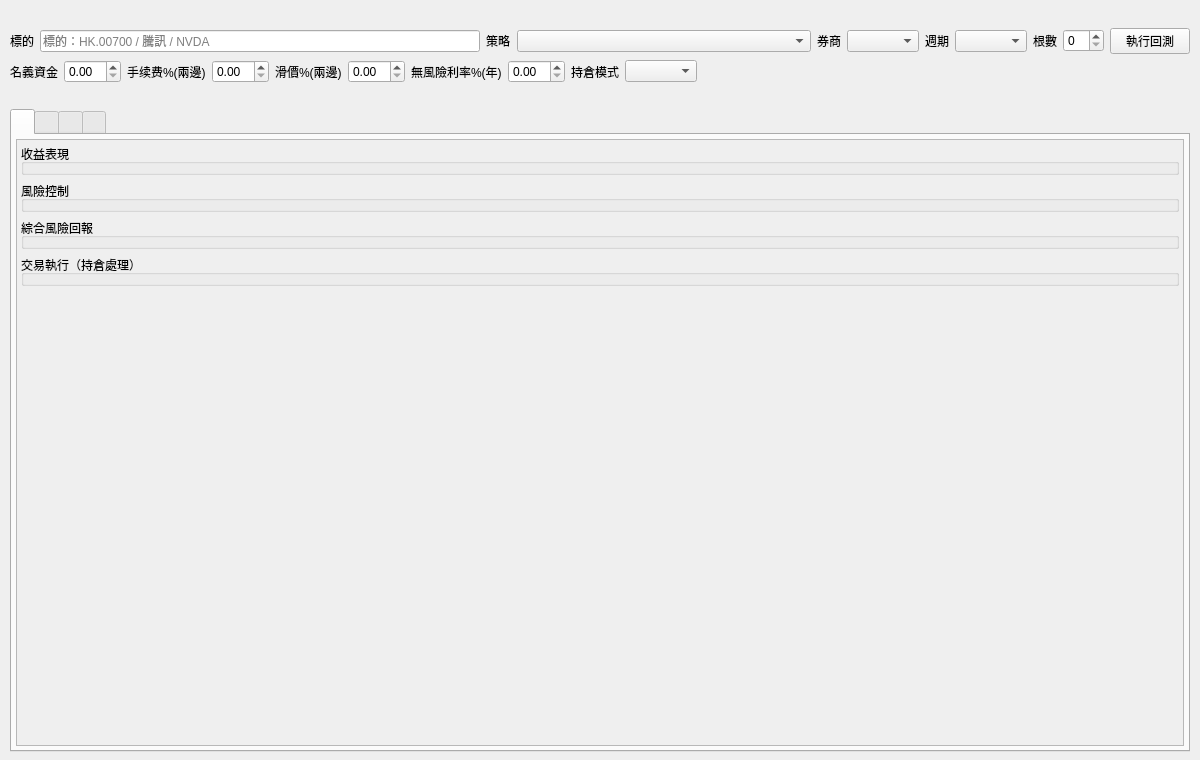
<?xml version="1.0" encoding="UTF-8"?>
<ui version="4.0">
 <class>BacktestPage</class>
 <widget class="QWidget" name="backtest_page">
  <property name="geometry">
   <rect>
    <x>0</x>
    <y>0</y>
    <width>1200</width>
    <height>760</height>
   </rect>
  </property>
  <layout class="QVBoxLayout" name="pageLayout">
   <property name="leftMargin"><number>10</number></property>
   <property name="topMargin"><number>8</number></property>
   <property name="rightMargin"><number>10</number></property>
   <property name="bottomMargin"><number>8</number></property>
   <property name="spacing"><number>6</number></property>
   <!-- 頁級使用說明（文案屬 i18n → backtest_page.py _TEXT）：先講流程與結果喺邊度 -->
   <item>
    <widget class="QLabel" name="bt_page_note">
     <property name="sizePolicy">
      <sizepolicy hsizetype="Expanding" vsizetype="Preferred">
       <horstretch>0</horstretch><verstretch>0</verstretch>
      </sizepolicy>
     </property>
     <property name="wordWrap"><bool>true</bool></property>
     <property name="text"><string/></property>
    </widget>
   </item>
   <!-- 輸入行 1：標的 / 策略 / 券商 / 週期 / 根數 / 執行。
        選項內容（券商名單、11 週期、策略清單）屬資料 → backtest_page.py 按 registry 填 -->
   <item>
    <layout class="QHBoxLayout" name="paramRow">
     <property name="spacing"><number>6</number></property>
     <item>
      <widget class="QLabel" name="bt_symbol_lbl">
       <property name="text"><string>標的</string></property>
      </widget>
     </item>
     <item>
      <widget class="QLineEdit" name="bt_symbol">
       <property name="sizePolicy">
        <sizepolicy hsizetype="Expanding" vsizetype="Fixed">
         <horstretch>3</horstretch><verstretch>0</verstretch>
        </sizepolicy>
       </property>
       <property name="placeholderText"><string>標的：HK.00700 / 騰訊 / NVDA</string></property>
      </widget>
     </item>
     <item>
      <widget class="QLabel" name="bt_strategy_lbl">
       <property name="text"><string>策略</string></property>
      </widget>
     </item>
     <item>
      <widget class="QComboBox" name="bt_strategy">
       <property name="sizePolicy">
        <sizepolicy hsizetype="Expanding" vsizetype="Fixed">
         <horstretch>2</horstretch><verstretch>0</verstretch>
        </sizepolicy>
       </property>
      </widget>
     </item>
     <item>
      <widget class="QLabel" name="bt_broker_lbl">
       <property name="text"><string>券商</string></property>
      </widget>
     </item>
     <item>
      <widget class="QComboBox" name="bt_broker"/>
     </item>
     <item>
      <widget class="QLabel" name="bt_ktype_lbl">
       <property name="text"><string>週期</string></property>
      </widget>
     </item>
     <item>
      <widget class="QComboBox" name="bt_ktype"/>
     </item>
     <item>
      <widget class="QLabel" name="bt_bars_lbl">
       <property name="text"><string>根數</string></property>
      </widget>
     </item>
     <item>
      <widget class="QSpinBox" name="bt_bars"/>
     </item>
     <item>
      <widget class="QPushButton" name="bt_run_btn">
       <property name="text"><string>執行回測</string></property>
      </widget>
     </item>
    </layout>
   </item>
   <!-- 輸入行 2：成本／資金／持倉模式（範圍與選項由 gateway/backtest.py + position_model 定，呢度只排版）-->
   <item>
    <layout class="QHBoxLayout" name="costRow">
     <property name="spacing"><number>6</number></property>
     <item>
      <widget class="QLabel" name="bt_capital_lbl">
       <property name="text"><string>名義資金</string></property>
      </widget>
     </item>
     <item>
      <widget class="QDoubleSpinBox" name="bt_capital"/>
     </item>
     <item>
      <widget class="QLabel" name="bt_fee_lbl">
       <property name="text"><string>手续费%(兩邊)</string></property>
      </widget>
     </item>
     <item>
      <widget class="QDoubleSpinBox" name="bt_fee"/>
     </item>
     <item>
      <widget class="QLabel" name="bt_slip_lbl">
       <property name="text"><string>滑價%(兩邊)</string></property>
      </widget>
     </item>
     <item>
      <widget class="QDoubleSpinBox" name="bt_slip"/>
     </item>
     <item>
      <widget class="QLabel" name="bt_rf_lbl">
       <property name="text"><string>無風險利率%(年)</string></property>
      </widget>
     </item>
     <item>
      <widget class="QDoubleSpinBox" name="bt_rf"/>
     </item>
     <item>
      <widget class="QLabel" name="bt_mode_lbl">
       <property name="text"><string>持倉模式</string></property>
      </widget>
     </item>
     <item>
      <widget class="QComboBox" name="bt_mode"/>
     </item>
     <item>
      <widget class="QLabel" name="bt_note">
       <property name="sizePolicy">
        <sizepolicy hsizetype="Expanding" vsizetype="Preferred">
         <horstretch>0</horstretch><verstretch>0</verstretch>
        </sizepolicy>
       </property>
       <property name="text"><string/></property>
      </widget>
     </item>
    </layout>
   </item>
   <item>
    <layout class="QHBoxLayout" name="statusRow">
     <item>
      <widget class="QLabel" name="bt_status">
       <property name="sizePolicy">
        <sizepolicy hsizetype="Expanding" vsizetype="Preferred">
         <horstretch>0</horstretch><verstretch>0</verstretch>
        </sizepolicy>
       </property>
       <property name="text"><string/></property>
      </widget>
     </item>
    </layout>
   </item>
   <!-- 結果區：指標卡（四組）／交易明細／被忽略訊號／覆核圖 四個 tab。
        tab 標題屬文案 → backtest_page.py 用 setTabText（QTabWidget 嘅 tab 唔係 widget，apply_text 管唔到）-->
   <item>
    <widget class="QTabWidget" name="bt_tabs">
     <property name="sizePolicy">
      <sizepolicy hsizetype="Expanding" vsizetype="Expanding">
       <horstretch>0</horstretch><verstretch>1</verstretch>
      </sizepolicy>
     </property>
     <widget class="QWidget" name="tab_metrics">
      <attribute name="title"><string/></attribute>
      <layout class="QVBoxLayout" name="tabMetricsLayout">
       <property name="leftMargin"><number>4</number></property>
       <property name="topMargin"><number>4</number></property>
       <property name="rightMargin"><number>4</number></property>
       <property name="bottomMargin"><number>4</number></property>
       <item>
        <widget class="QScrollArea" name="bt_cards_area">
         <property name="widgetResizable"><bool>true</bool></property>
         <widget class="QWidget" name="bt_cards_host">
          <property name="geometry">
           <rect><x>0</x><y>0</y><width>1100</width><height>500</height></rect>
          </property>
          <layout class="QVBoxLayout" name="bt_cards_col">
           <property name="leftMargin"><number>4</number></property>
           <property name="topMargin"><number>4</number></property>
           <property name="rightMargin"><number>4</number></property>
           <property name="bottomMargin"><number>4</number></property>
           <property name="spacing"><number>6</number></property>
           <!-- 四組指標卡：卡嘅數量／內容 = METRIC_DEFS（資料）→ backtest_page.py 填進各 grid slot -->
           <item>
            <widget class="QGroupBox" name="bt_grp_ret">
             <property name="title"><string>收益表現</string></property>
             <layout class="QVBoxLayout" name="bt_grp_ret_col">
              <property name="leftMargin"><number>6</number></property>
              <property name="topMargin"><number>4</number></property>
              <property name="rightMargin"><number>6</number></property>
              <property name="bottomMargin"><number>4</number></property>
              <item>
               <layout class="QGridLayout" name="bt_grid_ret"/>
              </item>
             </layout>
            </widget>
           </item>
           <item>
            <widget class="QGroupBox" name="bt_grp_risk">
             <property name="title"><string>風險控制</string></property>
             <layout class="QVBoxLayout" name="bt_grp_risk_col">
              <property name="leftMargin"><number>6</number></property>
              <property name="topMargin"><number>4</number></property>
              <property name="rightMargin"><number>6</number></property>
              <property name="bottomMargin"><number>4</number></property>
              <item>
               <layout class="QGridLayout" name="bt_grid_risk"/>
              </item>
             </layout>
            </widget>
           </item>
           <item>
            <widget class="QGroupBox" name="bt_grp_adj">
             <property name="title"><string>綜合風險回報</string></property>
             <layout class="QVBoxLayout" name="bt_grp_adj_col">
              <property name="leftMargin"><number>6</number></property>
              <property name="topMargin"><number>4</number></property>
              <property name="rightMargin"><number>6</number></property>
              <property name="bottomMargin"><number>4</number></property>
              <item>
               <layout class="QGridLayout" name="bt_grid_adj"/>
              </item>
             </layout>
            </widget>
           </item>
           <item>
            <widget class="QGroupBox" name="bt_grp_exec">
             <property name="title"><string>交易執行（持倉處理）</string></property>
             <layout class="QVBoxLayout" name="bt_grp_exec_col">
              <property name="leftMargin"><number>6</number></property>
              <property name="topMargin"><number>4</number></property>
              <property name="rightMargin"><number>6</number></property>
              <property name="bottomMargin"><number>4</number></property>
              <item>
               <layout class="QGridLayout" name="bt_grid_exec"/>
              </item>
             </layout>
            </widget>
           </item>
           <item>
            <spacer name="cardsBottomStretch">
             <property name="orientation"><enum>Qt::Orientation::Vertical</enum></property>
             <property name="sizeType"><enum>QSizePolicy::Policy::Expanding</enum></property>
             <property name="sizeHint" stdset="0"><size><width>20</width><height>20</height></size></property>
            </spacer>
           </item>
          </layout>
         </widget>
        </widget>
       </item>
      </layout>
     </widget>
     <widget class="QWidget" name="tab_trades">
      <attribute name="title"><string/></attribute>
      <layout class="QVBoxLayout" name="tabTradesLayout">
       <property name="leftMargin"><number>4</number></property>
       <property name="topMargin"><number>4</number></property>
       <property name="rightMargin"><number>4</number></property>
       <property name="bottomMargin"><number>4</number></property>
       <item>
        <widget class="QLabel" name="bt_trades_note">
         <property name="wordWrap"><bool>true</bool></property>
         <property name="text"><string/></property>
        </widget>
       </item>
       <item>
        <widget class="QTableView" name="bt_trade_table"/>
       </item>
      </layout>
     </widget>
     <widget class="QWidget" name="tab_ignored">
      <attribute name="title"><string/></attribute>
      <layout class="QVBoxLayout" name="tabIgnoredLayout">
       <property name="leftMargin"><number>4</number></property>
       <property name="topMargin"><number>4</number></property>
       <property name="rightMargin"><number>4</number></property>
       <property name="bottomMargin"><number>4</number></property>
       <item>
        <widget class="QLabel" name="bt_ig_note">
         <property name="wordWrap"><bool>true</bool></property>
         <property name="text"><string/></property>
        </widget>
       </item>
       <item>
        <widget class="QTableView" name="bt_ig_table"/>
       </item>
      </layout>
     </widget>
     <widget class="QWidget" name="tab_chart">
      <attribute name="title"><string/></attribute>
      <layout class="QVBoxLayout" name="tabChartLayout">
       <property name="leftMargin"><number>4</number></property>
       <property name="topMargin"><number>4</number></property>
       <property name="rightMargin"><number>4</number></property>
       <property name="bottomMargin"><number>4</number></property>
       <!-- 淨值曲線 + K 圖 B/S 覆核（33c）：控件屬渲染組件 → backtest_page.py 填進呢個 slot。
            bt_chart_hint = 未執行回測時嘅提示（文案屬 i18n → code 覆寫），有圖時收埋 -->
       <item>
        <layout class="QVBoxLayout" name="bt_chartSlot"/>
       </item>
       <item>
        <widget class="QLabel" name="bt_chart_hint">
         <property name="alignment"><set>Qt::AlignLeft|Qt::AlignTop</set></property>
         <property name="text"><string/></property>
        </widget>
       </item>
      </layout>
     </widget>
    </widget>
   </item>
  </layout>
 </widget>
 <resources/>
 <connections/>
</ui>
